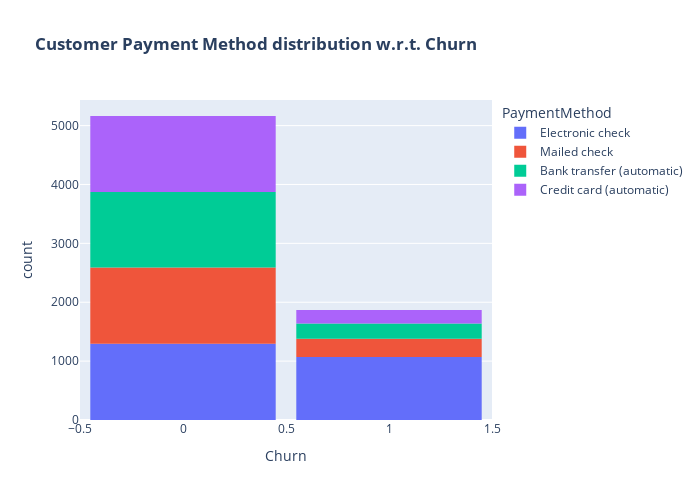

The code cell stored with this chart in its notebook:
### Code cell
fig = px.histogram(df, x="Churn", color="PaymentMethod", title="<b>Customer Payment Method distribution w.r.t. Churn</b>")
fig.update_layout(width=700, height=500, bargap=0.1)
fig.show()

### Figure 1 — Plotly figure (JSON) as saved in the notebook; plotly's stock layout.template omitted (floating-point values rounded to 4 significant figures; data arrays with more than 128 entries replaced by an {"elided": "..."} marker saying what was removed)
{"data": [{"alignmentgroup": "True", "bingroup": "x", "hovertemplate": "PaymentMethod=Electronic check<br>Churn=%{x}<br>count=%{y}<extra></extra>", "legendgroup": "Electronic check", "marker": {"color": "#636efa", "pattern": {"shape": ""}}, "name": "Electronic check", "offsetgroup": "Electronic check", "orientation": "v", "showlegend": true, "type": "histogram", "x": {"elided": "2365 int values"}, "xaxis": "x", "yaxis": "y"}, {"alignmentgroup": "True", "bingroup": "x", "hovertemplate": "PaymentMethod=Mailed check<br>Churn=%{x}<br>count=%{y}<extra></extra>", "legendgroup": "Mailed check", "marker": {"color": "#EF553B", "pattern": {"shape": ""}}, "name": "Mailed check", "offsetgroup": "Mailed check", "orientation": "v", "showlegend": true, "type": "histogram", "x": {"elided": "1604 int values"}, "xaxis": "x", "yaxis": "y"}, {"alignmentgroup": "True", "bingroup": "x", "hovertemplate": "PaymentMethod=Bank transfer (automatic)<br>Churn=%{x}<br>count=%{y}<extra></extra>", "legendgroup": "Bank transfer (automatic)", "marker": {"color": "#00cc96", "pattern": {"shape": ""}}, "name": "Bank transfer (automatic)", "offsetgroup": "Bank transfer (automatic)", "orientation": "v", "showlegend": true, "type": "histogram", "x": {"elided": "1542 int values"}, "xaxis": "x", "yaxis": "y"}, {"alignmentgroup": "True", "bingroup": "x", "hovertemplate": "PaymentMethod=Credit card (automatic)<br>Churn=%{x}<br>count=%{y}<extra></extra>", "legendgroup": "Credit card (automatic)", "marker": {"color": "#ab63fa", "pattern": {"shape": ""}}, "name": "Credit card (automatic)", "offsetgroup": "Credit card (automatic)", "orientation": "v", "showlegend": true, "type": "histogram", "x": {"elided": "1521 int values"}, "xaxis": "x", "yaxis": "y"}], "layout": {"bargap": 0.1, "barmode": "relative", "height": 500, "legend": {"title": {"text": "PaymentMethod"}, "tracegroupgap": 0}, "title": {"text": "<b>Customer Payment Method distribution w.r.t. Churn</b>"}, "width": 700, "xaxis": {"anchor": "y", "autorange": true, "domain": [0, 1], "range": [-0.5, 1.5], "title": {"text": "Churn"}, "type": "linear"}, "yaxis": {"anchor": "x", "autorange": true, "domain": [0, 1], "range": [0, 5435.0], "title": {"text": "count"}}}}
